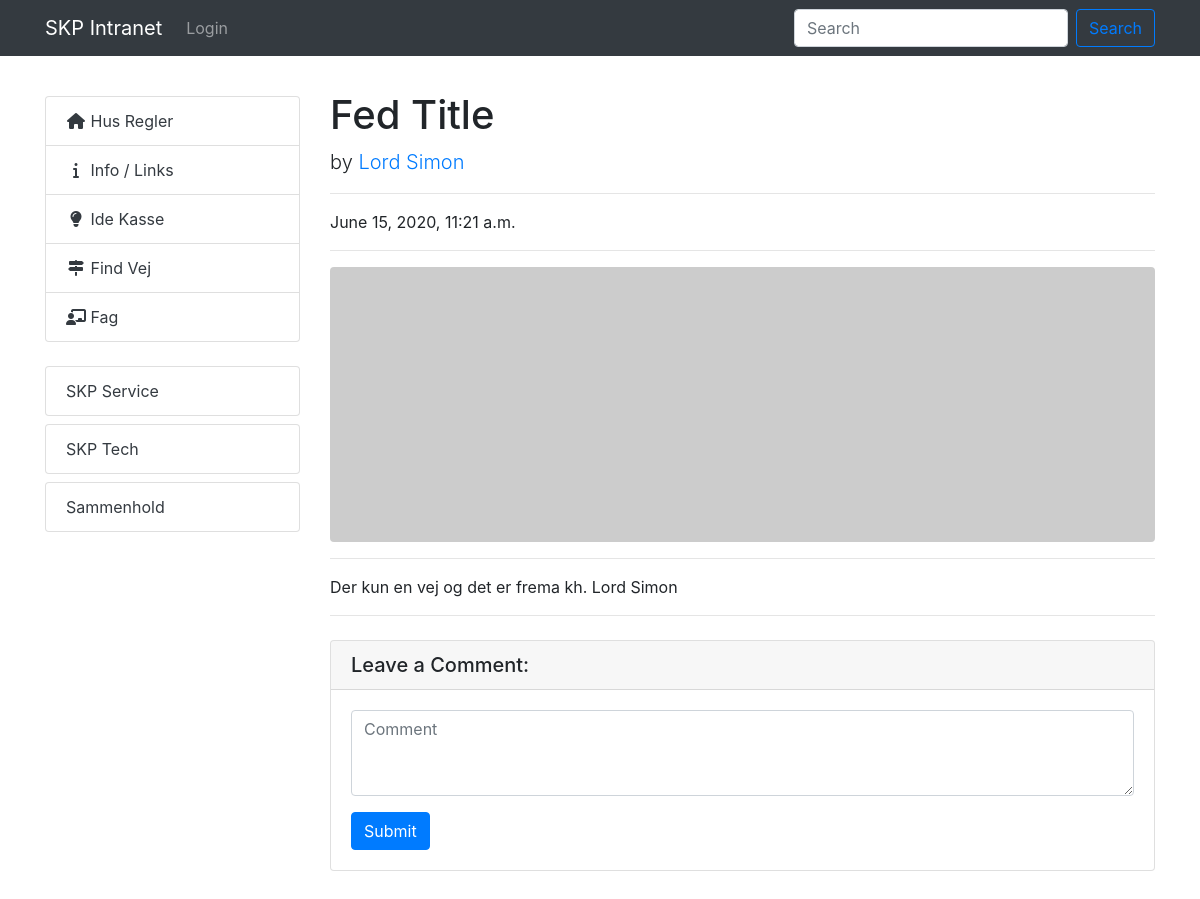
The page /ide/1/ on the database as committed earlier.
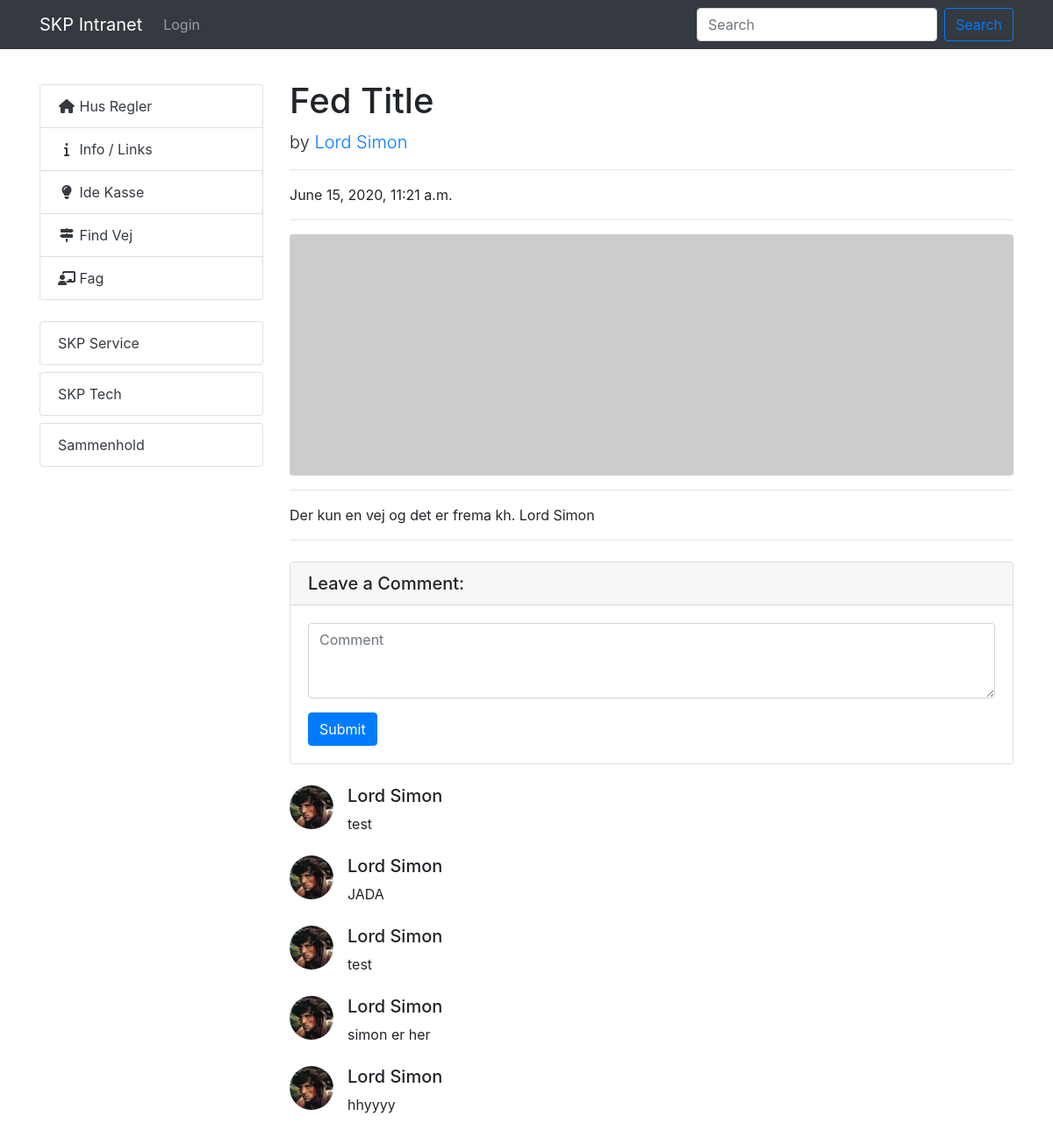
The same page on the database as committed later.
### skpcore/models.py (models this page shows, shortened)
class Blogpost(models.Model):
    title = models.CharField(max_length=1000, null=True)
    bruger = models.ForeignKey(Bruger, on_delete=models.SET_NULL, null=True)
    postdate = models.DateTimeField(auto_now_add=True, null=True)
    blog_picture = models.CharField(max_length=1000, null=True)
    blog_text = models.CharField(max_length=1000, null=True)

class Bruger(models.Model):
    user = models.OneToOneField(User, null=True, blank=True, on_delete=models.CASCADE)
    name = models.CharField(max_length=200, null=True)
    profile_pic = models.ImageField(blank=True, null=True)
    data_created = models.DateTimeField(auto_now_add=True, null=True)
    def __str__(self):
        return self.name

class Blogcomment(models.Model):
    blog = models.ForeignKey(Blogpost, on_delete=models.SET_NULL, null=True)
    bruger = models.ForeignKey(Bruger, on_delete=models.SET_NULL, null=True)
    comment = models.TextField(max_length=200, null=True)
    postdate = models.DateTimeField(auto_now_add=True, null=True)

### skpcore/views.py (the view, shortened to what this page needs)
# urls.py: path("ide/<str:pk>/", views.ide, name="ide"),
def ide(request,pk):
    blog = Blogpost.objects.get(id=pk)
    blogcomment = blog.blogcomment_set.all()
    form = Submitcomment(request.POST)
    context = {"blog":blog, "form":form, "blogcomment":blogcomment}
    return render(request, "skpcore/ide.html", context)

### skpcore/forms.py
class Submitcomment(forms.Form):
	comment = forms.CharField(widget=forms.Textarea(attrs={
		"class": "form-control",
		"placeholder": "Comment",
		"rows": "3"
	}))

### skpcore/templates/skpcore/ide.html (shortened to what this page needs)
{%  extends 'skpcore/base.html' %}
{% load static %}
{% block content %}
<link rel="stylesheet" type="text/css" href="{% static '/css/home.css' %}">
<div class="container">
  <div class="row">
    <div class="col-lg-3">
      <div class="list-group padder">
        <a href="{% url 'husregler' %}" class="list-group-item text-dark"><i class="fas fa-home fa-fw"></i> Hus Regler</a>
        <a href="{% url 'info' %}" class="list-group-item text-dark"><i class="fas fa-info fa-fw"></i> Info / Links</a>
        <a href="{% url 'idekasse' %}" class="list-group-item text-dark"><i class="fas fa-lightbulb fa-fw"></i> Ide Kasse</a>
        <a href="#" class="list-group-item text-dark"><i class="fas fa-map-signs fa-fw"></i> Find Vej</a>
        <a href="#" class="list-group-item text-dark"><i class="fas fa-chalkboard-teacher fa-fw"></i> Fag</a>
      </div>
      <div class="list-group pt-4">
        <a href="#" class="list-group-item text-dark">SKP Service</a>
      </div>
      <div class="list-group pt-2">
        <a href="#" class="list-group-item text-dark">SKP Tech</a>
      </div>
      <div class="list-group pt-2">
        <a href="#" class="list-group-item text-dark">Sammenhold</a>
      </div>
    </div>
    <div class="col-lg-9">
      <h1 style="padding-top: 35px;">{{blog.title}}</h1>
      <p class="lead">
        by
        <a href="#">{{blog.bruger}}</a>
      </p>
      <hr>
      <p>{{blog.postdate}}</p>
      <hr>
      <img class="img-fluid rounded" src="http://placehold.it/900x300" alt="">
      <hr>
      <p>{{blog.blog_text}}</p>
      <hr>
      <div class="card my-4">
        <h5 class="card-header">Leave a Comment:</h5>
        <div class="card-body">
          <form method="POST">
            <div class="form-group">
              {{form.comment}}
            </div>
            <button type="submit" class="btn btn-primary">Submit</button>
          </form>
        </div>
      </div>
      {% for x in blogcomment.all %}
      <div class="media mb-4">
        <img class="d-flex mr-3 rounded-circle" src="{{x.bruger.profile_pic.url}}" style="max-width: 50px; max-height: 50px;" alt="">
        <div class="media-body">
          <h5 class="mt-0">{{x.bruger.name}}</h5>
          {{x.comment}}
        </div>
      </div>
      {% endfor %}
      <br>
    </div>
  </div>
</div>
{% endblock %}

### skpcore/templates/skpcore/base.html (shortened to what this page needs)
{% load static %}
<!DOCTYPE html>
<html>
<head>
	<link rel="stylesheet" href="https://maxcdn.bootstrapcdn.com/bootstrap/4.0.0/css/bootstrap.min.css">
</head>
<body>
{%  include 'skpcore/navbar.html' %}
{% block content %}
{% endblock %}
</body>
</html>

### skpcore/templates/skpcore/navbar.html (shortened to what this page needs)
<nav class="navbar navbar-expand-lg navbar-dark bg-dark fixed-top" style="width: auto;">
  <div class="container">
    <a class="navbar-brand" href="{% url 'homepage' %}">SKP Intranet</a>
    <div class="collapse navbar-collapse" id="navbarSupportedContent">
      <ul class="navbar-nav mr-auto">
        {% if user.is_authenticated %}
        <li class="nav-item">
          <a class="nav-link" href="{% url 'logoutUser' %}">Logout</a>
        </li>
        {% else %}
        <li class="nav-item">
          <a class="nav-link" href="{% url 'loginpage' %}">Login</a>
        </li>
        {% endif %}
      </ul>
      <form class="form-inline my-2 my-lg-0">
        <input class="form-control mr-sm-2" type="search" placeholder="Search" aria-label="Search">
        <button class="btn btn-outline-primary my-2 my-sm-0" type="submit">Search</button>
      </form>
    </div>
  </div>
</nav>

### static/css/home.css (style rules this page uses)
body { padding-top: 56px; }
.padder { padding-top: 40px; }

Rows that differ between the two databases and show on the page:
added Blogcomment: bruger.profile_pic (picture), bruger.name "Lord Simon", comment "test"
added Blogcomment: bruger.profile_pic (picture), bruger.name "Lord Simon", comment "JADA"
added Blogcomment: bruger.profile_pic (picture), bruger.name "Lord Simon", comment "test"
added Blogcomment: bruger.profile_pic (picture), bruger.name "Lord Simon", comment "simon er her"
added Blogcomment: bruger.profile_pic (picture), bruger.name "Lord Simon", comment "hhyyyy"
